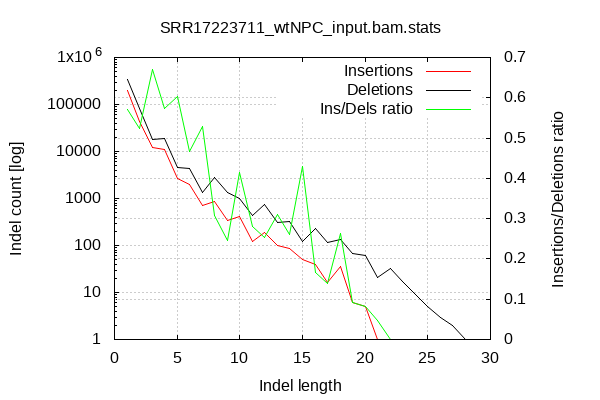

The gnuplot source for this figure:

        set terminal png size 600,400 truecolor
        set output "SRR17223711_wtNPC_input_stats/indel-dist.png"
        set grid xtics ytics y2tics back lc rgb "#cccccc"
        set style line 1 linetype 1  linecolor rgb "red"
        set style line 2 linetype 2  linecolor rgb "black"
        set style line 3 linetype 3  linecolor rgb "green"
        set style increment user
        set ylabel "Indel count [log]"
        set xlabel "Indel length"
        set y2label "Insertions/Deletions ratio"
        set log y
        set y2tics nomirror
        set ytics nomirror
        set title "SRR17223711_wtNPC_input.bam.stats" noenhanced
        plot '-' w l ti 'Insertions', '-' w l ti 'Deletions', '-' axes x1y2 w l ti "Ins/Dels ratio"
    1	198483
2	42449
3	11917
4	10918
5	2722
6	2020
7	702
8	873
9	336
10	420
11	120
12	191
13	98
14	86
15	51
16	39
17	16
18	35
19	6
20	5
21	1
22	0
23	0
24	0
25	0
26	0
27	0
28	0
29	0
end
1	347289
2	80936
3	17777
4	19020
5	4515
6	4328
7	1330
8	2835
9	1361
10	1015
11	427
12	753
13	315
14	330
15	119
16	235
17	115
18	133
19	66
20	61
21	21
22	33
23	17
24	9
25	5
26	3
27	2
28	1
29	1
end
1	0.571521
2	0.524476
3	0.670361
4	0.574027
5	0.602879
6	0.466728
7	0.527820
8	0.307937
9	0.246877
10	0.413793
11	0.281030
12	0.253652
13	0.311111
14	0.260606
15	0.428571
16	0.165957
17	0.139130
18	0.263158
19	0.090909
20	0.081967
21	0.047619
22	0.000000
23	0.000000
24	0.000000
25	0.000000
26	0.000000
27	0.000000
28	0.000000
29	0.000000
end
